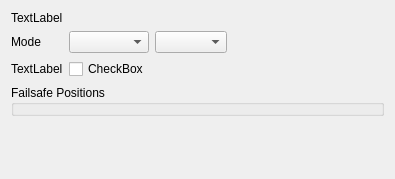
<?xml version="1.0" encoding="UTF-8"?>
<ui version="4.0">
 <class>Form</class>
 <widget class="QWidget" name="Form">
  <property name="geometry">
   <rect>
    <x>0</x>
    <y>0</y>
    <width>395</width>
    <height>179</height>
   </rect>
  </property>
  <property name="windowTitle">
   <string>Form</string>
  </property>
  <layout class="QVBoxLayout" name="verticalLayout">
   <item>
    <widget class="QLabel" name="label">
     <property name="text">
      <string>TextLabel</string>
     </property>
    </widget>
   </item>
   <item>
    <layout class="QHBoxLayout" name="horizontalLayout">
     <item>
      <layout class="QGridLayout" name="gridLayout">
       <item row="0" column="0">
        <widget class="QLabel" name="label_2">
         <property name="text">
          <string>Mode</string>
         </property>
        </widget>
       </item>
       <item row="0" column="2">
        <widget class="QComboBox" name="comboBox_2"/>
       </item>
       <item row="1" column="0">
        <widget class="QLabel" name="label_3">
         <property name="text">
          <string>TextLabel</string>
         </property>
        </widget>
       </item>
       <item row="0" column="1">
        <widget class="QComboBox" name="comboBox"/>
       </item>
       <item row="1" column="1">
        <widget class="QCheckBox" name="checkBox">
         <property name="text">
          <string>CheckBox</string>
         </property>
        </widget>
       </item>
      </layout>
     </item>
     <item>
      <spacer name="horizontalSpacer">
       <property name="orientation">
        <enum>Qt::Horizontal</enum>
       </property>
       <property name="sizeHint" stdset="0">
        <size>
         <width>40</width>
         <height>20</height>
        </size>
       </property>
      </spacer>
     </item>
    </layout>
   </item>
   <item>
    <widget class="QGroupBox" name="groupBox">
     <property name="title">
      <string>Failsafe Positions</string>
     </property>
    </widget>
   </item>
   <item>
    <spacer name="verticalSpacer">
     <property name="orientation">
      <enum>Qt::Vertical</enum>
     </property>
     <property name="sizeHint" stdset="0">
      <size>
       <width>20</width>
       <height>28</height>
      </size>
     </property>
    </spacer>
   </item>
  </layout>
 </widget>
 <resources/>
 <connections/>
</ui>
